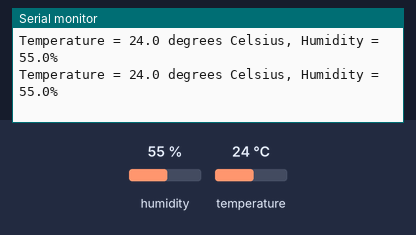
The sketch below on a simulated Arduino Uno, built with avr-gcc and run on an emulated ATmega328P. Parts: the last lines printed to the serial monitor. The inputs (shaded band) are chosen by the test bench; at power-on: humidity 55 %, temperature 24 °C.

Above: at 6.8 s.
6.9 s: humidity set to 22 %
At 10.4 s:
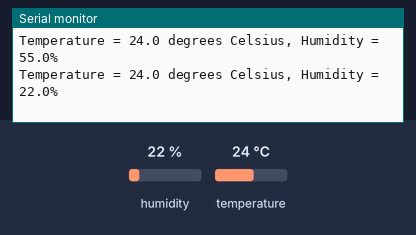
11.4 s: temperature set to 12 °C
At 12.7 s:
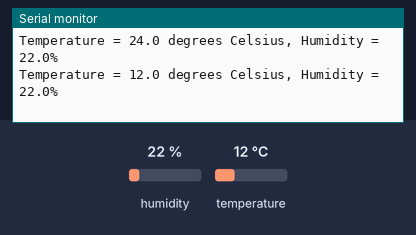
15.9 s: humidity set to 40 %
At 18.5 s:
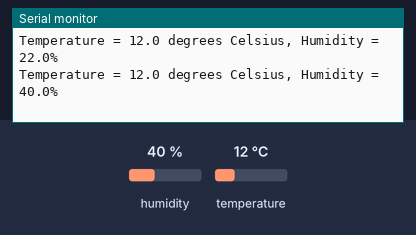
Timing chart, 0 to 20.0 s (numbered marks = the images above; inputs shaded):
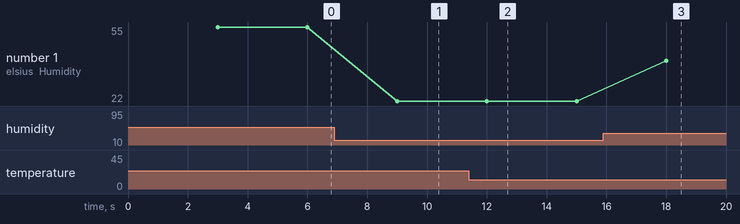

Measured:
- after the input at 6.9 s, the serial monitor: prints a new line after 2.1 s (image 1)
- after the input at 11.4 s, the serial monitor: prints a new line after 0.60 s (image 2)
- after the input at 15.9 s, the serial monitor: prints a new line after 2.1 s (image 3)
- plotted number 1: 55 → 22 after the input at 6.9 s, 22 → 40 after the input at 15.9 s

The sketch:

temperature_humidity.ino
```cpp
// DHT11 - Temperature and Humidity Sensor

#include <dht_nonblocking.h>
#define DHT_SENSOR_TYPE DHT_TYPE_11

// Variable Definitions
static const int DHT_SENSOR_PIN = 2;
// Instantiate DHT11 object
DHT_nonblocking dht_sensor( DHT_SENSOR_PIN, DHT_SENSOR_TYPE );

void setup( )
{
  // Initialize the serial port
  Serial.begin( 9600);
}

// Function: measure_environment
//  Parameters:
//    float pointer - temperature
//    float pointer - humidity
//  Returns:
//    boolean - true if a measurement is available
//  Operation:
//    - Poll for a measurement whilst keeping the state machine running
static bool measure_environment( float *temperature, float *humidity ) {
  // Timestamp of the measurement
  static unsigned long measurement_timestamp = millis( );

  // Measure periodically every four seconds
  if( millis( ) - measurement_timestamp > 3000ul ) {
    if( dht_sensor.measure( temperature, humidity ) == true ) {
      // Update the measurement timestamp
      measurement_timestamp = millis( );
      // Return true that a measurement was acquired
      return( true );
    }
  }
  // Otherwise return false if no measurement was found
  return( false );
}

void loop( )
{
  // Temperature and Humidity variable definitions
  float temperature;
  float humidity;
  // Pass by reference of the address of the temperature and humidity floats to update them
  // with the new measurement
  if( measure_environment( &temperature, &humidity ) == true ) {
    // Print the acquired values to the serial monitor
    Serial.print( "Temperature = " );
    Serial.print( temperature, 1 );
    Serial.print( " degrees Celsius, Humidity = " );
    Serial.print( humidity, 1 );
    Serial.println( "%" );
  }
}
```
